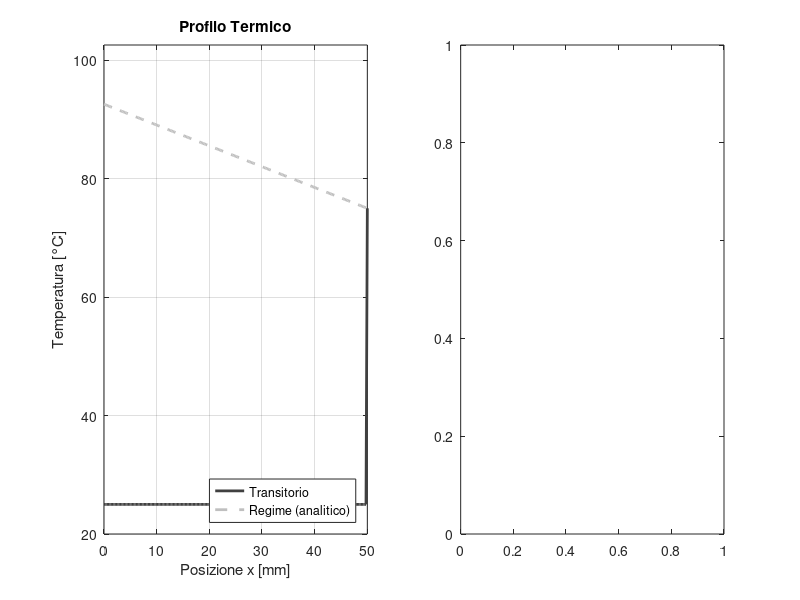

The MATLAB source for this figure: (Note: this script raises an error after producing the figure.)
%% Diffusione Termica 1D: Sbarra di Alluminio
%  BC sinistra  (x=0): flusso imposto  q_in = 25 W  (Neumann)
%  BC destra    (x=L): temperatura fissa T_sink = 75 °C (Dirichlet)
%
%  Geometria: 3 mm x 30 mm x 50 mm (sezione A = 9e-5 m^2)
%
%  Metodo: differenze finite esplicite (FTCS) con ghost-node per
%          la condizione di Neumann al bordo sinistro.
%

clear; clc; close all;

%% ── 1. Parametri Fisici ─────────────────────────────────────────────────
L     = 0.050;          % Lunghezza sbarra              [m]
alpha = 98e-6;          % Diffusività termica Al        [m²/s]
k     = 237;            % Conducibilità termica Al      [W/(m·K)]
A     = 10e-3 * 30e-3;   % Sezione: 3 mm × 30 mm         [m²]  = 9e-5 m²

% Condizioni al contorno
q_in   = 25;        % Flusso termico imposto a x=0      [W]
T_sink = 75;        % Temperatura pozzo a x=L           [°C]
T0     = 25;        % Temperatura iniziale (ambiente)   [°C]

%% ── 2. Discretizzazione Spaziale ────────────────────────────────────────
Nx = 200;                    % Nodi interni + bordi
dx = L / (Nx - 1);           % Passo spaziale
x  = linspace(0, L, Nx);     % Griglia [m]

% Coefficiente CFL — stabilità per esplicito: lambda < 0.5
% Usiamo safety factor 0.45
lambda = 0.45;
dt     = lambda * dx^2 / alpha;   % Passo temporale [s]

T_final = 120;               % Durata simulazione [s] — abbondante per il regime
Nt      = ceil(T_final / dt);

fprintf('Parametri solver:\n');
fprintf('  dx = %.4f mm | dt = %.6f s | Nt = %d | lambda = %.4f\n', ...
        dx*1e3, dt, Nt, lambda);

%% ── 3. Soluzione Analitica a Regime (verifica) ──────────────────────────
% A regime: d²T/dx² = 0  →  T(x) = a·x + b
% T'(0) = -q_in/(k·A)   →  a = -q_in/(k·A)
% T(L)  = T_sink         →  b = T_sink - a·L
a_ss = -q_in / (k * A);
b_ss = T_sink - a_ss * L;
T_ss = a_ss * x + b_ss;       % Profilo lineare a regime

fprintf('  Temp. a x=0 a regime: %.2f °C\n', T_ss(1));
fprintf('  Temp. a x=L a regime: %.2f °C  (atteso: %.0f °C)\n\n', T_ss(end), T_sink);

%% ── 4. Inizializzazione ─────────────────────────────────────────────────
u     = T0 * ones(1, Nx);   % Condizione iniziale uniforme
u(end) = T_sink;             % Applica subito la Dirichlet a destra

% Matrici per registrare la storia temporale
t_hist = zeros(1, Nt);
T_x0_hist = zeros(1, Nt);   % T(x=0) nel tempo
T_xmid_hist = zeros(1, Nt); % T(x=L/2) nel tempo

%% ── 5. Setup Grafico ────────────────────────────────────────────────────
fig = figure('Name', 'Diffusione Termica 1D', ...
             'Position', [100 100 1000 520], ...
             'Color', [0.9 0.9 0.9]);

% Subplot 1: Profilo spaziale
ax1 = subplot(1,2,1);
hProf = plot(ax1, x*1e3, u, '-','color', [0.25 0.25 0.25], 'LineWidth', 2); hold on;
hSS   = plot(ax1, x*1e3, T_ss, '--','color', [0.75 0.75 0.75], 'LineWidth', 2);
xlabel(ax1, 'Posizione x [mm]');
ylabel(ax1, 'Temperatura [°C]');
title(ax1, 'Profilo Termico');
legend(ax1, 'Transitorio', 'Regime (analitico)', 'Location', 'SouthEast');
grid(ax1, 'on');
ylim(ax1, [T0-5, T_ss(1)+10]);
xlim(ax1, [0, L*1e3]);

% Subplot 2: Storia temporale
ax2 = subplot(1,2,2);
hH0   = plot(ax2, NaN, NaN, '-','color', [0.25 0.25 0.25], 'LineWidth', 2); hold on;
hHmid = plot(ax2, NaN, NaN, '-','color', [0.50 0.50 0.50], 'LineWidth', 2);
hSS0  = yline(ax2, T_ss(1), '--','color', [0.75 0.75 0.75], 'LineWidth', 2);
xlabel(ax2, 'Tempo [s]');
ylabel(ax2, 'Temperatura [°C]');
title(ax2, 'Convergenza al Regime');
legend(ax2, 'T(x=0)', 'T(x=L/2)', 'T_{regime}(x=0)', 'Location', 'SouthEast');
grid(ax2, 'on');
ylim(ax2, [T0-5, T_ss(1)+10]);

sgtitle(fig, sprintf('Sbarra Al 3×30×50 mm | q_{in}=%.0f W | T_{sink}=%.0f °C', ...
                     q_in, T_sink), 'FontSize', 12, 'FontWeight', 'bold');

%% ── 6. Loop Temporale ───────────────────────────────────────────────────
disp('Avvio simulazione...');
plot_interval = max(1, floor(Nt / 300)); % ~300 aggiornamenti grafico totali

for n = 1:Nt

    u_new = u;

    % ── A. Nodi interni: schema FTCS standard ────────────────────────────
    u_new(2:end-1) = u(2:end-1) + lambda * ...
                     (u(3:end) - 2*u(2:end-1) + u(1:end-2));

    % ── B. BC sinistra — Neumann: flusso imposto q_in  (ghost node) ──────
    %  -k·A·(dT/dx)|_{x=0} = q_in
    %  Con ghost node: u_ghost = u(2) + 2·dx·q_in/(k·A)
    %  → u_new(1) = u(1) + lambda·(u(2) - 2·u(1) + u_ghost)
    %             = u(1) + lambda·(2·u(2) - 2·u(1) + 2·dx·q_in/(k·A))
    u_ghost  = u(2) + 2 * dx * q_in / (k * A);
    u_new(1) = u(1) + lambda * (u(2) - 2*u(1) + u_ghost);

    % ── C. BC destra — Dirichlet: temperatura fissa ───────────────────────
    u_new(end) = T_sink;

    % ── D. Aggiorna stato ─────────────────────────────────────────────────
    u = u_new;

    % ── E. Registra storia temporale ──────────────────────────────────────
    t_hist(n)      = n * dt;
    T_x0_hist(n)   = u(1);
    T_xmid_hist(n) = u(ceil(Nx/2));

    % ── F. Aggiorna grafico ───────────────────────────────────────────────
    if mod(n, plot_interval) == 0
        set(hProf, 'YData', u);

        idx = 1:n;
        set(hH0,   'XData', t_hist(idx),   'YData', T_x0_hist(idx));
        set(hHmid, 'XData', t_hist(idx),   'YData', T_xmid_hist(idx));

        sgtitle(fig, sprintf('Sbarra Al 3×30×50 mm | t = %.1f s / %.0f s', ...
                             n*dt, T_final), ...
                'FontSize', 12, 'FontWeight', 'bold');
        drawnow limitrate;
    end
end

%% ── 7. Verifica Convergenza ─────────────────────────────────────────────
err_max = max(abs(u - T_ss));
fprintf('Simulazione completata.\n');
fprintf('  Errore max vs. regime analitico: %.4f °C\n', err_max);

% Grafico finale con overlay soluzione analitica ben visibile
set(hProf, 'YData', u, 'Color', [0.5 0.5 0.5]);
set(hH0,   'XData', t_hist, 'YData', T_x0_hist);
set(hHmid, 'XData', t_hist, 'YData', T_xmid_hist);
sgtitle(fig, sprintf('REGIME RAGGIUNTO | Sbarra Al 3×30×50 mm | Errore max: %.3f °C', err_max), ...
        'FontSize', 12, 'FontWeight', 'bold', 'Color', [0.25 0.25 0.25]);
drawnow;
